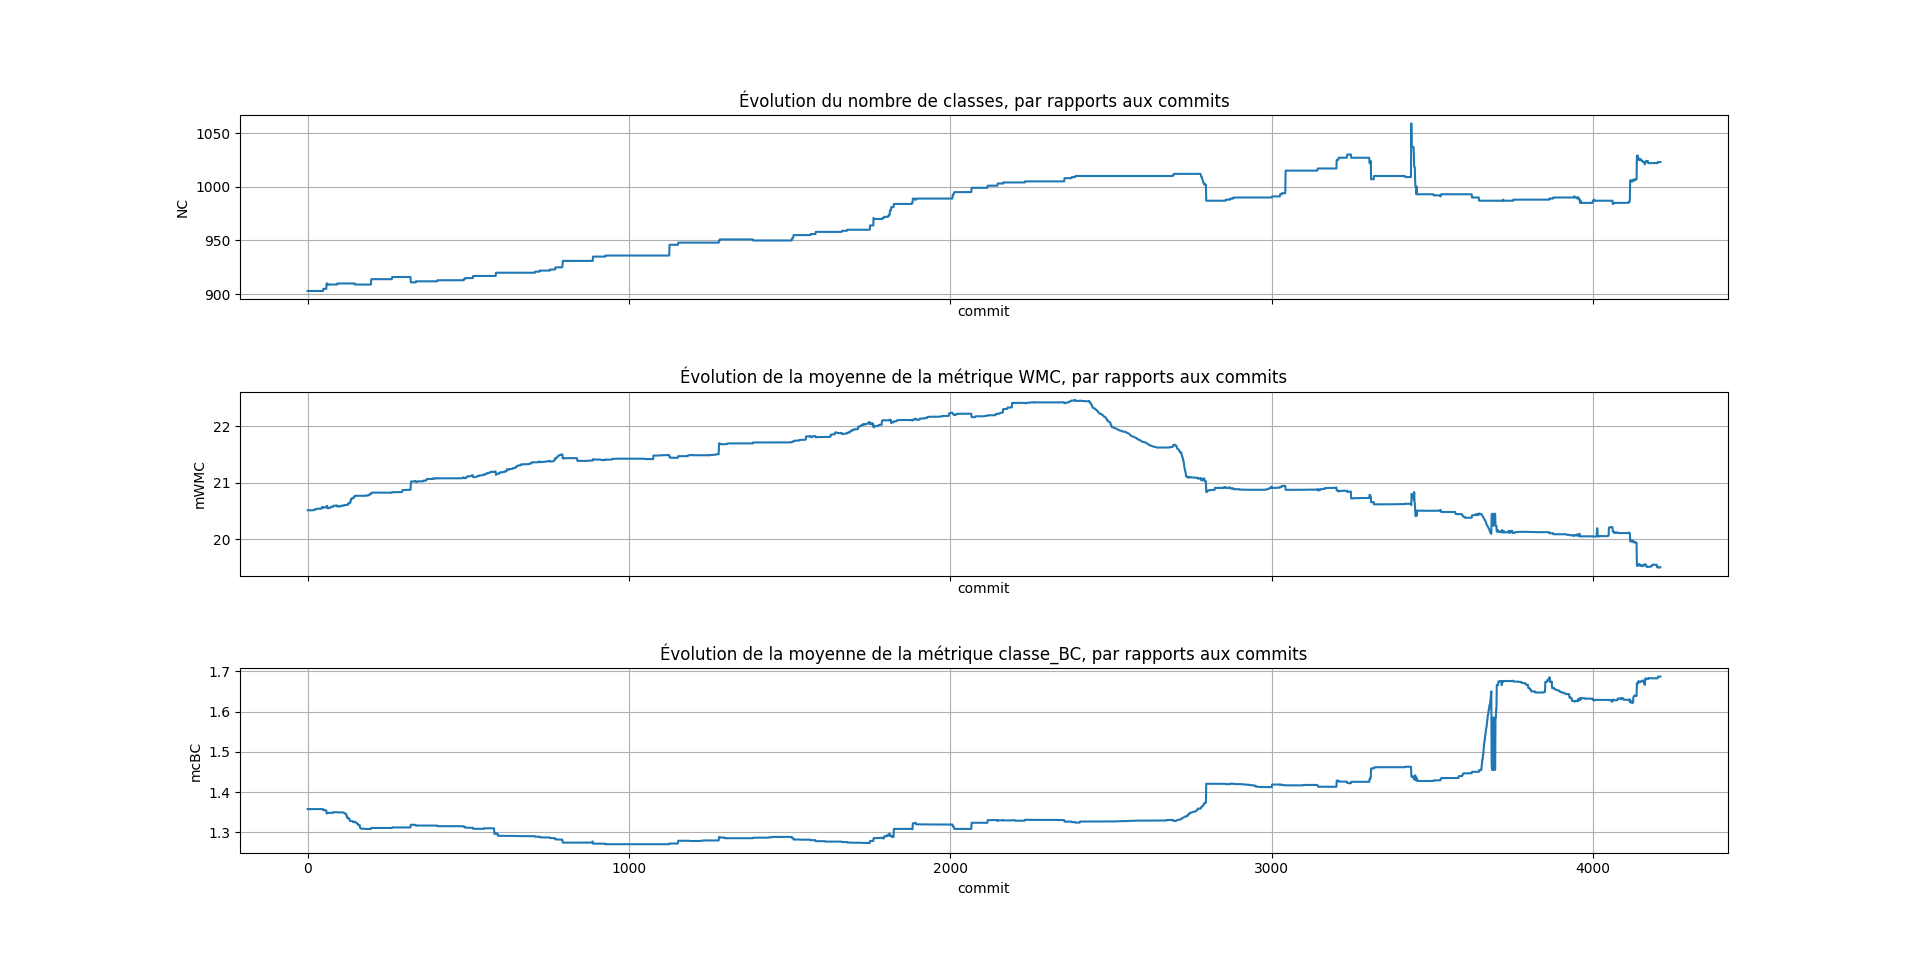

The script that drew this image:
import os
import sys
import matplotlib.pyplot as plt
import numpy as np
import pandas as pd

if len(sys.argv) != 2:
    print("Missing CSV file argument")
    exit(1)
if not os.path.isfile(sys.argv[1]):
    print("Cannot find CSV file %s", sys.argv[1])
    exit(1)

def plot(title, ax, x_data, y_data, x_label, y_label):
    ax.plot(x_data, y_data)

    ax.set(xlabel=x_label, ylabel=y_label,title=title)
    ax.grid()

# reverse csv rows to get chronological order of commits
data = pd.read_csv(sys.argv[1]).iloc[::-1]
del data["id_version"]

fig, (ax_1, ax_2, ax_3) = plt.subplots(3, 1, sharex=True)

plot("Évolution du nombre de classes, par rapports aux commits",
    ax_1, range(data.shape[0]), data["NC"], "commit", "NC")
plot("Évolution de la moyenne de la métrique WMC, par rapports aux commits",
    ax_2, range(data.shape[0]), data["mWMC"], "commit", "mWMC")
plot("Évolution de la moyenne de la métrique classe_BC, par rapports aux commits",
ax_3, range(data.shape[0]), data["mcBC"], "commit", "mcBC")

plt.show()
